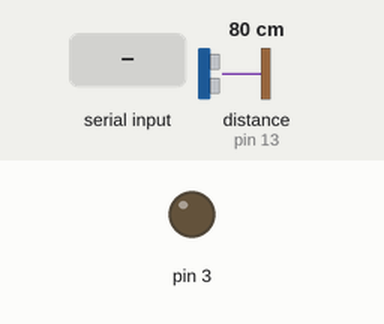
A sketch run on a simulated Arduino Uno, built with avr-gcc and run on an emulated ATmega328P. Parts: output pins drawn as LEDs (lit = HIGH). Inputs (shaded band) come from the test bench; at power-on: distance to the obstacle (sensor on pin 13) 80 cm. The echo pulse lasts 58.3 µs per cm; pins used as bus, display or sensor lines are not drawn.

Above: at 1.2 s.
1.3 s: "1" received over Serial
At 2.2 s:
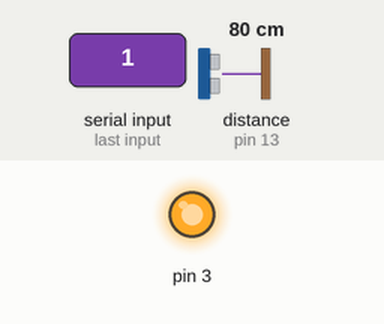
2.8 s: "0" received over Serial
At 4.6 s:
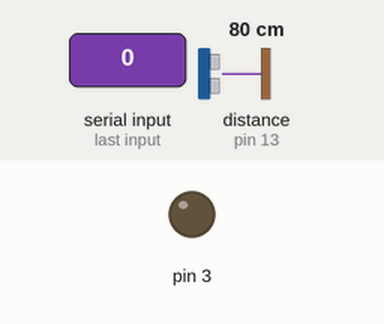
5.8 s: "2" received over Serial
At 6.8 s:
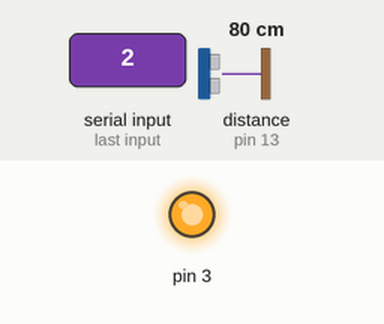
Timing chart, 0 to 8.8 s (numbered marks = the images above; inputs shaded):
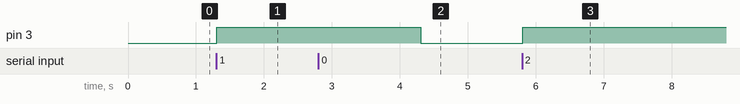

The sketch:

main_arduino.ino
```cpp
const int TRIG_PIN = 12;
const int ECHO_PIN = 13;

void setup() {
  // initialize serial communication:
  Serial.begin(9600);

  pinMode(TRIG_PIN,OUTPUT);
  pinMode(ECHO_PIN,INPUT);
  pinMode(3 , OUTPUT);

}

void loop()
{
   long duration, distanceCm, distanceIn;
   if (Serial.available() > 0) {
        char command = Serial.read();

        // Give a short LOW pulse beforehand to ensure a clean HIGH pulse:
        digitalWrite(TRIG_PIN, LOW);
        delayMicroseconds(2);
        digitalWrite(TRIG_PIN, HIGH);
        delayMicroseconds(10);
        digitalWrite(TRIG_PIN, LOW);
        duration = pulseIn(ECHO_PIN,HIGH);

        // convert the time into a distance
        distanceCm = duration / 29.1 / 2 ;
        distanceIn = duration / 74 / 2;

        if (distanceCm <= 0){
          Serial.println("Out of range");
        }

        if (distanceCm < 200){
          digitalWrite(3 , HIGH);
          delay(1000);

        }

        else{
          digitalWrite(3 , LOW);
        }
        if (command == '1'){
          digitalWrite(3 , HIGH);
          delay(1000);
        }
        if( command == '0'){
          digitalWrite(3 , LOW);
        }

        //delay(100);
   }
}
```

Measured:
- after the input at 1.3 s, pin 3: LOW → HIGH at once
- after the input at 2.8 s, pin 3: HIGH → LOW after 1.5 s
- after the input at 5.8 s, pin 3: LOW → HIGH at once
